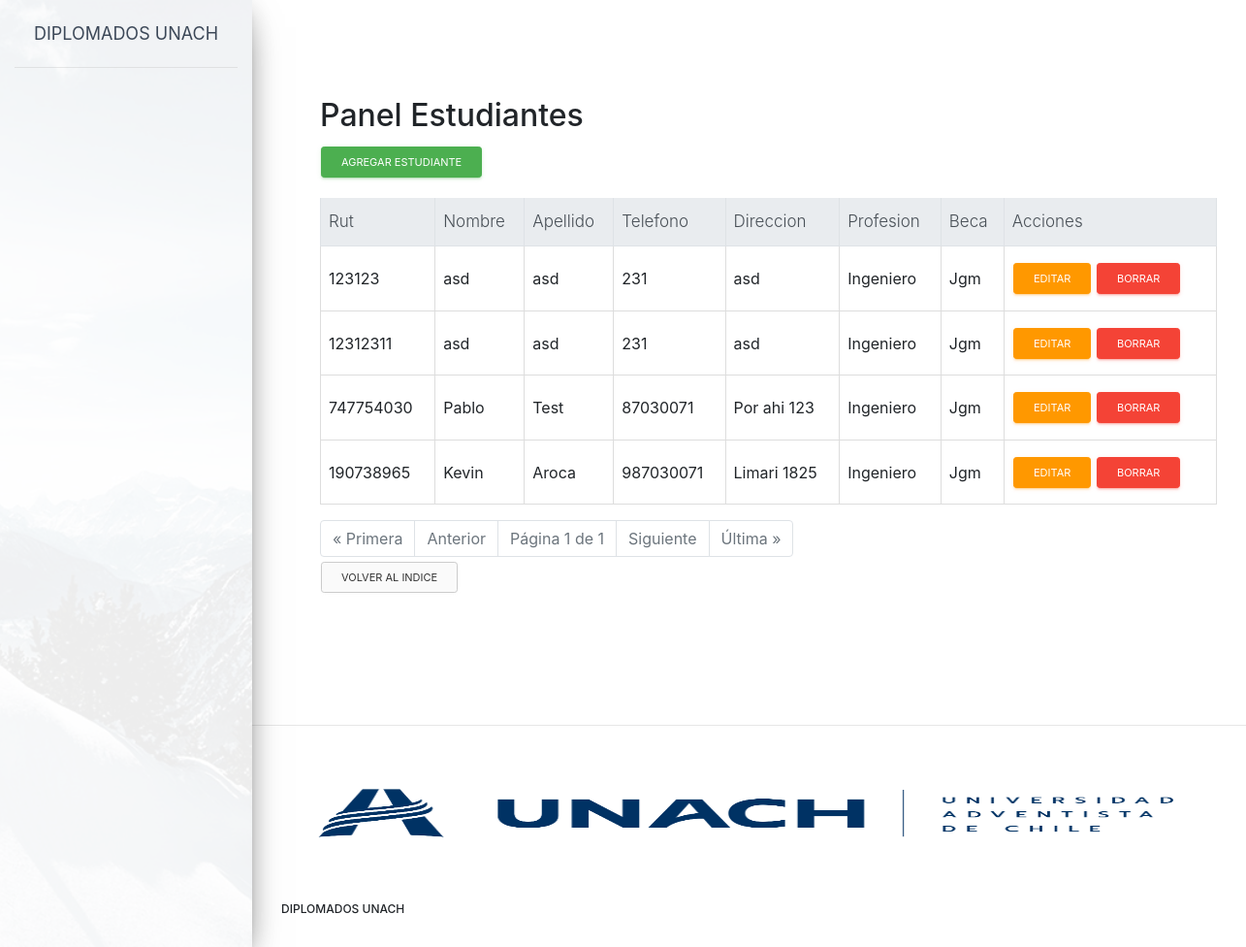
Page /artemis/panel_estudiantes.html on the earlier database version.
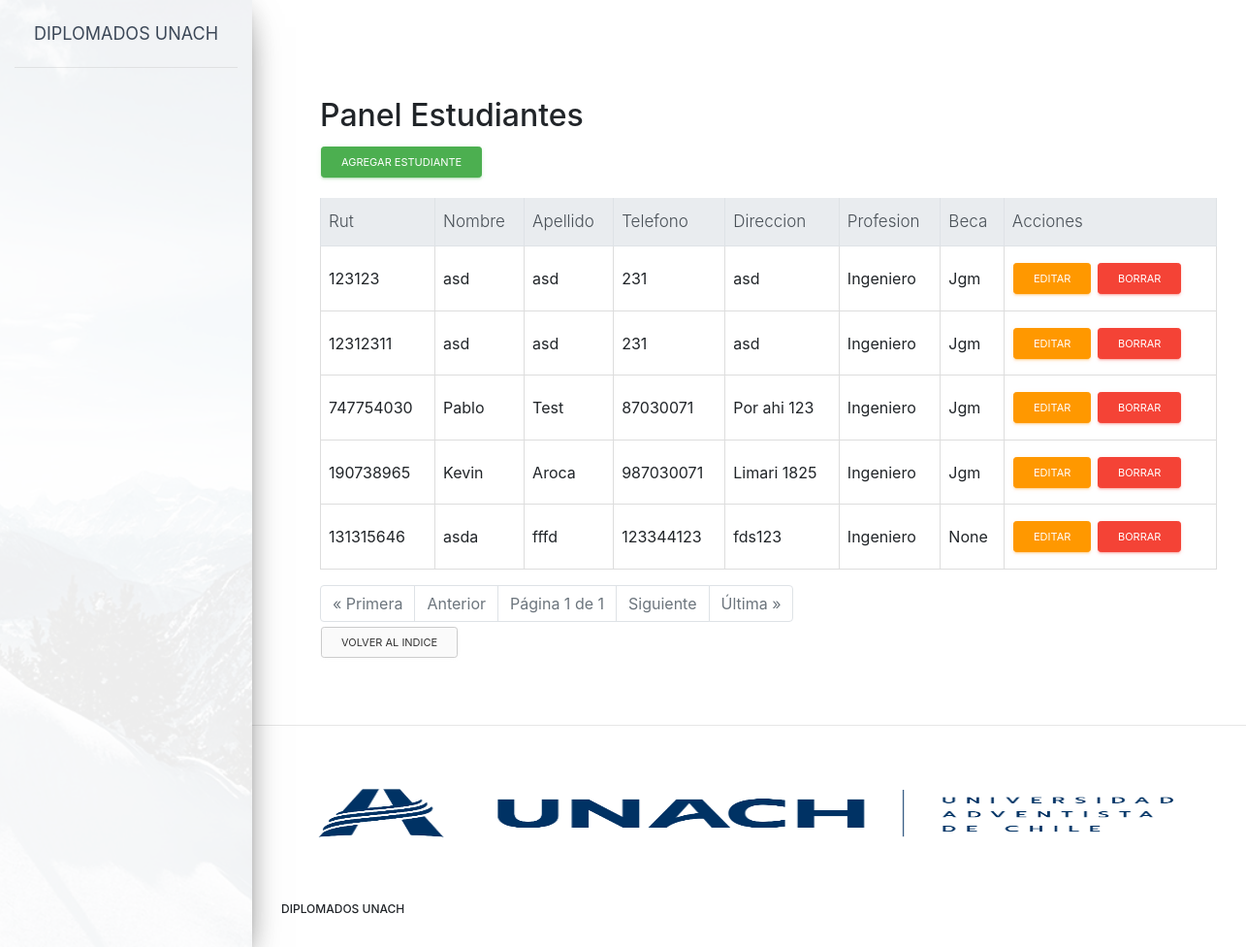
Same page on the later database version.
### artemis/models.py (models this page shows, shortened)
class Estudiantes(models.Model):
    rut_estudiante = models.CharField(max_length=20,primary_key=True)
    nombre_estudiante = models.CharField(max_length=30)
    apellido_estudiante = models.CharField(max_length=20)
    num_tel_estudiante = models.IntegerField()
    direccion_estudiante = models.CharField(max_length=30)
    profesion = models.ForeignKey(Profesiones, on_delete= models.CASCADE)
    beca = models.ForeignKey(Becas, on_delete=models.CASCADE,null=True,blank=True)

class Profesiones(models.Model):
    id = models.AutoField(primary_key=True)
    nombre_profesion = models.CharField(max_length=20)
    area_profesion= models.ForeignKey(Areas, on_delete=models.CASCADE)
    def __str__(self):
        return self.nombre_profesion

class Becas(models.Model):
    id = models.AutoField(primary_key=True)
    nombre_beca = models.CharField(max_length=20)
    def __str__(self):
        return self.nombre_beca

### artemis/views.py (the view)
# urls.py: path('panel_estudiantes.html',panel_estudiantes.as_view(),name ='panel_estudiantes'),
class panel_estudiantes(ListView):
    context_object_name = 'panel_estudiantes'
    template_name = 'panel_estudiantes.html'
    paginate_by = 10
    queryset = Estudiantes.objects.all()
    def get_context_data(self, **kwargs):
        context = super(panel_estudiantes, self).get_context_data(**kwargs)
        context['Estudiantes'] = Estudiantes.objects.all()
        return context

### artemis/templates/panel_estudiantes.html (shortened to what this page needs)
{% extends "base.html" %}
{% block content %}
<head>
   <link rel="stylesheet" href="https://stackpath.bootstrapcdn.com/bootstrap/4.1.3/css/bootstrap.min.css">
   {% load crispy_forms_tags %}
</head>
<ul>
    <h2>Panel Estudiantes</h2>
<p>
    <a href="{% url "artemis:new_student" %}" class="btn btn-success btn-sm">Agregar estudiante</a>
</p>
<div class="table-responsive">
    <table class="table table-hover table table-bordered">
        <thead class="thead-light">
            <tr>
                <th>Rut</th>
                <th>Nombre</th>
                <th>Apellido</th>
                <th>Telefono</th>
                <th>Direccion</th>
                <th>Profesion</th>
                <th>Beca</th>
                <th>Acciones</th>
            </tr>
        </thead>
        <tbody>
            {% for Estudiantes in object_list %}
            <tr>
                <td>{{ Estudiantes.rut_estudiante }} </td>
                <td>{{ Estudiantes.nombre_estudiante }}</td>
                <td>{{ Estudiantes.apellido_estudiante }}</td>
                <td>{{ Estudiantes.num_tel_estudiante }}</td>
                <td>{{ Estudiantes.direccion_estudiante }}</td>
                <td>{{ Estudiantes.profesion }}</td>
                <td>{{ Estudiantes.beca }} </td>
                <td><a href="{% url "artemis:edit_student" Estudiantes.pk %}" class="btn btn-warning btn-sm">Editar</a>
                    <a href="{% url "artemis:delete_student" Estudiantes.pk %}" class="btn btn-danger btn-sm">Borrar</a>
                </td>
            </tr>
            {% endfor %}
        </tbody>
</table>
<div class="pagination">
    <ul class="pagination justify-content-center">
      {% if page_obj.has_previous %}
      <li class="page-item"><a class="page-link" href="?page=1">&laquo; Primera</a></li>
      <li class="page-item"><a class="page-link" href="?page={{ page_obj.previous_page_number }}">Anterior</a></li>
      {% else %}
      <li class="page-item disabled"><span class="page-link">&laquo; Primera</span></li>
      <li class="page-item disabled"><span class="page-link">Anterior</span></li>
      {% endif %}
      <li class="page-item disabled"><span class="page-link">Página {{ page_obj.number }} de {{ page_obj.paginator.num_pages }}</span></li>
      {% if page_obj.has_next %}
      <li class="page-item"><a class="page-link" href="?page={{ page_obj.next_page_number }}">Siguiente</a></li>
      <li class="page-item"><a class="page-link" href="?page={{ page_obj.paginator.num_pages }}">Última &raquo;</a></li>
      {% else %}
      <li class="page-item disabled"><span class="page-link">Siguiente</span></li>
      <li class="page-item disabled"><span class="page-link">Última &raquo;</span></li>
      {% endif %}
  </div>
    <p>
        <a href="{% url "artemis:index" %}" class="btn btn-secondary btn-sm" >Volver al indice</a>
    </p>
</ul>
{%endblock content%}

Differences in the rows shown:
added Estudiantes: rut_estudiante "131315646", nombre_estudiante "asda", apellido_estudiante "fffd", num_tel_estudiante "123344123", direccion_estudiante "fds123", profesion "Ingeniero", beca "None"
